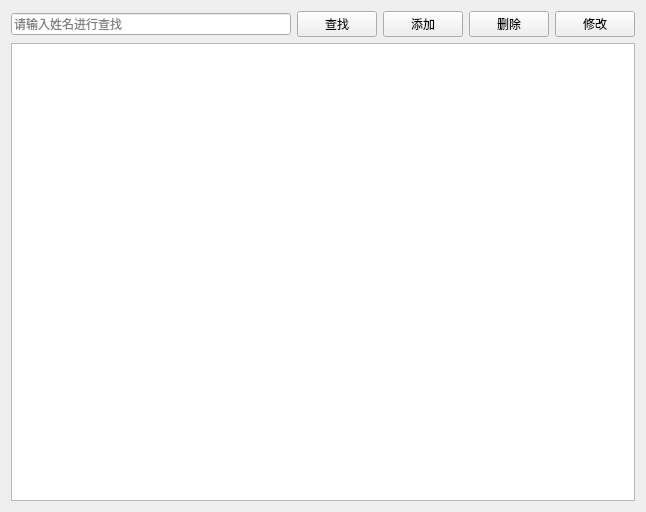
<?xml version="1.0" encoding="UTF-8"?>
<ui version="4.0">
 <class>DoctorView</class>
 <widget class="QWidget" name="DoctorView">
  <property name="geometry">
   <rect>
    <x>0</x>
    <y>0</y>
    <width>646</width>
    <height>512</height>
   </rect>
  </property>
  <property name="windowTitle">
   <string>医生管理</string>
  </property>
  <layout class="QVBoxLayout" name="verticalLayout">
   <item>
    <layout class="QHBoxLayout" name="horizontalLayout">
     <item>
      <widget class="QLineEdit" name="txtSearch">
       <property name="placeholderText">
        <string>请输入姓名进行查找</string>
       </property>
      </widget>
     </item>
     <item>
      <widget class="QPushButton" name="btSearch">
       <property name="text">
        <string>查找</string>
       </property>
      </widget>
     </item>
     <item>
      <widget class="QPushButton" name="btAdd">
       <property name="text">
        <string>添加</string>
       </property>
      </widget>
     </item>
     <item>
      <widget class="QPushButton" name="btDelete">
       <property name="text">
        <string>删除</string>
       </property>
      </widget>
     </item>
     <item>
      <widget class="QPushButton" name="btEdit">
       <property name="text">
        <string>修改</string>
       </property>
      </widget>
     </item>
    </layout>
   </item>
   <item>
    <widget class="QTableView" name="tableView"/>
   </item>
  </layout>
 </widget>
 <resources/>
 <connections/>
</ui>
